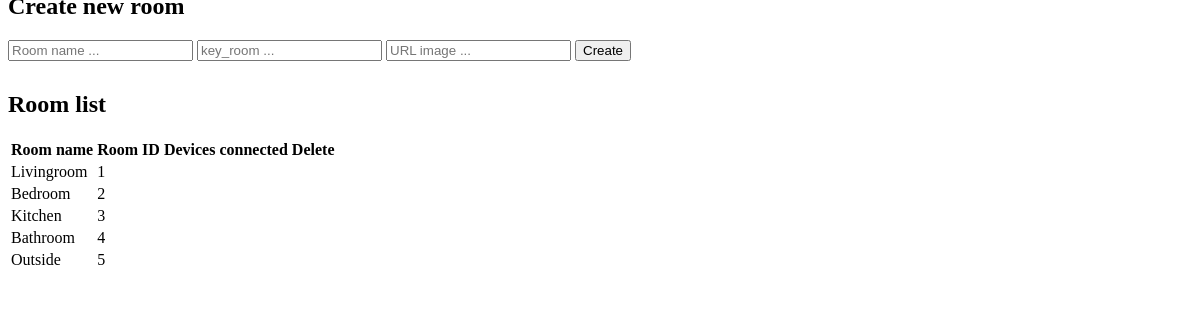
The page /add_room.php (signed in) on the database its author committed.
### tables this page shows
CREATE TABLE `update_status_bxhome` (
  `id` int(11) NOT NULL,
  `key_room` int(11) DEFAULT NULL,
  `temp` float DEFAULT NULL,
  `humd` float DEFAULT NULL,
  `gas` float DEFAULT NULL,
  `lux` float DEFAULT NULL,
  `people` int(11) DEFAULT NULL,
  `device_connect` int(11) DEFAULT NULL,
  `idp_key` varchar(255) NOT NULL,
  `link_image` text DEFAULT NULL,
  `roomName` varchar(255) DEFAULT NULL
);

### connect.php (called while the page is built, shortened)
<?php
    $server = "localhost";
    $usernameDB = "id16722723_root";
    $passwordDB = "D@nggD@ngg1234";
    $database = "id16722723_user";
  function connectResult($sql) {
    global $server, $usernameDB, $passwordDB,$database;
        $connect = new mysqli($server, $usernameDB, $passwordDB,$database);
        if($result = $connect->query($sql)){
            return $result;
        }
        else{
            return false;
        }
    }
  function get_idp_key($username){
    $sql = "SELECT idp_key FROM user_bxhome WHERE username = '".$username."'";
    $result = connectResult($sql);
    return $result;
  }
    function get_room_info($idp_key){
        $sql = "SELECT id,key_room,device_connect,link_image,roomName FROM update_status_bxhome WHERE idp_key = '".$idp_key."'";
        $result = connectResult($sql);
        return $result;
    }
    ?>

### check_session.php (called while the page is built, shortened)
<?php
 include_once "connect.php";
    $username = $_COOKIE["user"];
    $result = get_idp_key($username);
?>

### add_room.php (the view, shortened to what this page needs)
<?php
  include_once "check_session.php";
  $board_id = $table_input=$id=$username1=$btnGetBoard=$idp_key1=$listRoom="";
  $result1 = get_room_info($idp_key);
?>
<div class="p-2 rounded mx-auto bg-light shadow" id="refreshDivID" style="margin-top: -15px;">
    <div class="row m-1 p-3">
        <div class="col col-15 mx-auto">
            <div class="row bg-white rounded shadow-sm p-2  align-items-center justify-content-left">
            <div class="row m-1 p-1">
        <div class="col">
            <div class=" h1 text-primary text-left mx-auto display-inline-block">
                <h2><b>Create new room </b> <i class="fas fa-th-large text-blue rounded"></i></h2>
            </div>
        </div>
    </div>
            </div>
            </div>
    <?php
        $table_input .='<input class="form-control form-control-lg border-0 bg-transparent rounded selectRoom" id="roomName" type="text" placeholder="Room name ..." required>
            <input class="form-control form-control-lg border-0 bg-transparent rounded selectRoom" id="key_room" type="number"  placeholder="key_room ..." required>
            <input class="form-control form-control-lg border-0 bg-transparent rounded selectRoom" id="link_image" type="url"  placeholder="URL image ..." required>';
    echo $table_input;
    ?>
  <button type="button" class="btn btn-primary btn-lg btn-block" onclick="add_room(this)">Create <i class='fas fa-long-arrow-alt-right text-white rounded'></i></button>
  </div>
</div>
<div class="p-2 rounded mx-auto bg-light shadow" id="refreshDivID" style="margin-top: 30px;">
    <div class="row m-1 p-3">
        <div class="col col-15 mx-auto">
            <div class="row bg-white rounded shadow-sm p-2  align-items-center">
            <div class="row m-1 p-1">
        <div class="col">
            <div class=" h1 text-primary text-left mx-auto display-inline-block">
                <h2><b>Room list</b> <i class="fas fa-door-open text-blue rounded "></i></h2>
            </div>
        </div>
    </div>
            </div>
            <div class="table-responsive-sm">
            <table class="table table-hover justify-content-center">
    <thead>
      <tr>
        <th>Room name</th>
        <th>Room ID</th>
        <th>Devices connected</th>
        <th>Delete</th>
      </tr>
    </thead>
    <?php
      if($result1){
        while($row = $result1 -> fetch_assoc()){
          $listRoom .= '<tbody>
                        <tr>
                          <td>'.$row["roomName"].'</td>
                          <td>'.$row["key_room"].'</td>
                          <td>'.$row["device_connect"].'</td>
                          <td class="deleteDeviceTable"><a class="deleteDevice" onclick="deleteroom(this)" href="javascript:void(0);" id="' . $row["id"] .'"><i class="fas fa-trash-alt recycle"></i></a></i></td>
                        </tr>
                      </tbody>';
        }
        echo $listRoom;
      }
    ?>
  </table>
  </div>
</div>
    </div>

### rows shown on the page
update_status_bxhome: roomName "Livingroom", key_room "1"
update_status_bxhome: roomName "Bedroom", key_room "2"
update_status_bxhome: roomName "Kitchen", key_room "3"
update_status_bxhome: roomName "Bathroom", key_room "4"
update_status_bxhome: roomName "Outside", key_room "5"
